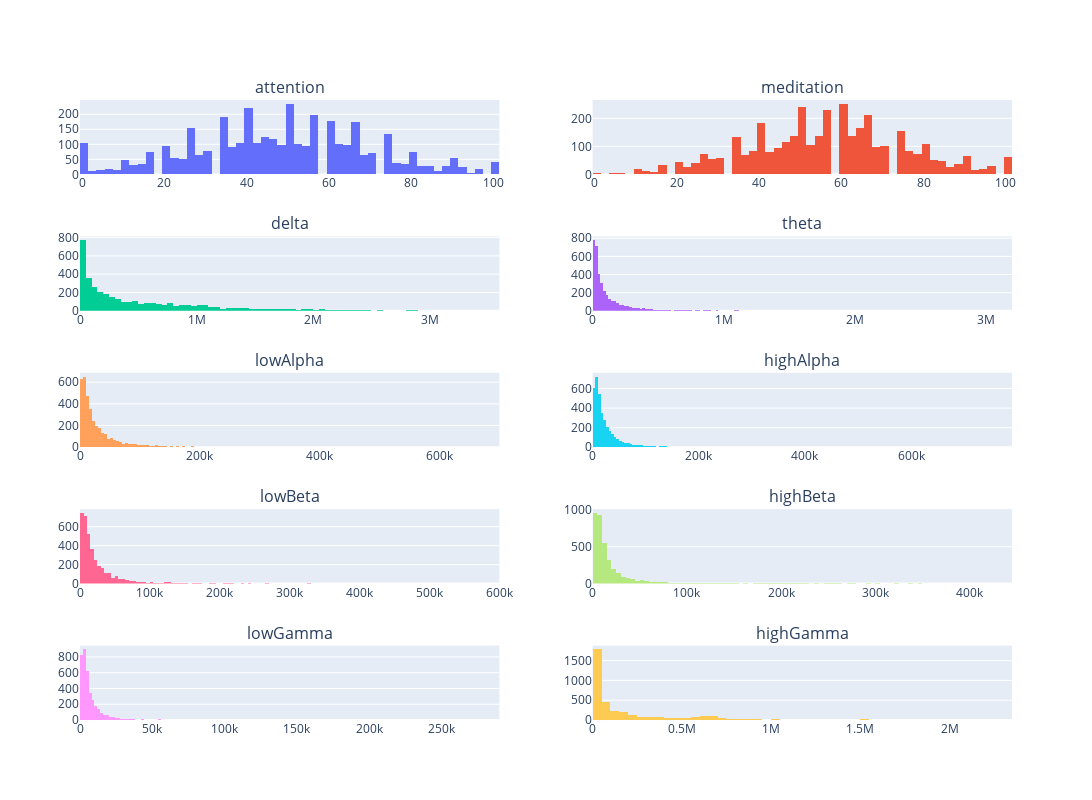

Write notebook code for a chart like this one.
### Markdown cell above
Посмотрим на распределения признаков:

### Code cell
# создаём по таблице график, в котором каждому столбцу соответствует своя гистограмма (подграфик)
n_row = 5 # устанавливаем количество подграфиков в графике по вертикали
n_col = 2 # устанавливаем количество подграфиков в графике по горизонтали
fig = make_subplots(rows=n_row, cols=n_col, subplot_titles=col_list) 
ind = 0
for row in range(1, n_row+1):
    for col in range(1, n_col+1):
        fig.append_trace(go.Histogram(x=data[col_list[ind]]), row, col)
        fig.update_layout(height=800, width=1300)  # указываем высоту и ширину графика
        fig.update_layout(showlegend=False)  # скрываем легенду
        ind += 1

fig.show()

### Figure 1 — Plotly figure (JSON) as saved in the notebook; plotly's stock layout.template omitted (floating-point values rounded to 4 significant figures; data arrays with more than 128 entries replaced by an {"elided": "..."} marker saying what was removed)
{"data": [{"type": "histogram", "x": {"elided": "3735 int values"}, "xaxis": "x", "yaxis": "y"}, {"type": "histogram", "x": {"elided": "3735 int values"}, "xaxis": "x2", "yaxis": "y2"}, {"type": "histogram", "x": {"elided": "3735 int values"}, "xaxis": "x3", "yaxis": "y3"}, {"type": "histogram", "x": {"elided": "3735 int values"}, "xaxis": "x4", "yaxis": "y4"}, {"type": "histogram", "x": {"elided": "3735 int values"}, "xaxis": "x5", "yaxis": "y5"}, {"type": "histogram", "x": {"elided": "3735 int values"}, "xaxis": "x6", "yaxis": "y6"}, {"type": "histogram", "x": {"elided": "3735 int values"}, "xaxis": "x7", "yaxis": "y7"}, {"type": "histogram", "x": {"elided": "3735 int values"}, "xaxis": "x8", "yaxis": "y8"}, {"type": "histogram", "x": {"elided": "3735 int values"}, "xaxis": "x9", "yaxis": "y9"}, {"type": "histogram", "x": {"elided": "3735 int values"}, "xaxis": "x10", "yaxis": "y10"}], "layout": {"annotations": [{"font": {"size": 16}, "showarrow": false, "text": "attention", "x": 0.225, "xanchor": "center", "xref": "paper", "y": 1, "yanchor": "bottom", "yref": "paper"}, {"font": {"size": 16}, "showarrow": false, "text": "meditation", "x": 0.775, "xanchor": "center", "xref": "paper", "y": 1, "yanchor": "bottom", "yref": "paper"}, {"font": {"size": 16}, "showarrow": false, "text": "delta", "x": 0.225, "xanchor": "center", "xref": "paper", "y": 0.78, "yanchor": "bottom", "yref": "paper"}, {"font": {"size": 16}, "showarrow": false, "text": "theta", "x": 0.775, "xanchor": "center", "xref": "paper", "y": 0.78, "yanchor": "bottom", "yref": "paper"}, {"font": {"size": 16}, "showarrow": false, "text": "lowAlpha", "x": 0.225, "xanchor": "center", "xref": "paper", "y": 0.56, "yanchor": "bottom", "yref": "paper"}, {"font": {"size": 16}, "showarrow": false, "text": "highAlpha", "x": 0.775, "xanchor": "center", "xref": "paper", "y": 0.56, "yanchor": "bottom", "yref": "paper"}, {"font": {"size": 16}, "showarrow": false, "text": "lowBeta", "x": 0.225, "xanchor": "center", "xref": "paper", "y": 0.34, "yanchor": "bottom", "yref": "paper"}, {"font": {"size": 16}, "showarrow": false, "text": "highBeta", "x": 0.775, "xanchor": "center", "xref": "paper", "y": 0.34, "yanchor": "bottom", "yref": "paper"}, {"font": {"size": 16}, "showarrow": false, "text": "lowGamma", "x": 0.225, "xanchor": "center", "xref": "paper", "y": 0.12, "yanchor": "bottom", "yref": "paper"}, {"font": {"size": 16}, "showarrow": false, "text": "highGamma", "x": 0.775, "xanchor": "center", "xref": "paper", "y": 0.12, "yanchor": "bottom", "yref": "paper"}], "height": 800, "showlegend": false, "width": 1300, "xaxis": {"anchor": "y", "domain": [0, 0.45]}, "xaxis10": {"anchor": "y10", "domain": [0.55, 1]}, "xaxis2": {"anchor": "y2", "domain": [0.55, 1]}, "xaxis3": {"anchor": "y3", "domain": [0, 0.45]}, "xaxis4": {"anchor": "y4", "domain": [0.55, 1]}, "xaxis5": {"anchor": "y5", "domain": [0, 0.45]}, "xaxis6": {"anchor": "y6", "domain": [0.55, 1]}, "xaxis7": {"anchor": "y7", "domain": [0, 0.45]}, "xaxis8": {"anchor": "y8", "domain": [0.55, 1]}, "xaxis9": {"anchor": "y9", "domain": [0, 0.45]}, "yaxis": {"anchor": "x", "domain": [0.88, 1]}, "yaxis10": {"anchor": "x10", "domain": [0, 0.12]}, "yaxis2": {"anchor": "x2", "domain": [0.88, 1]}, "yaxis3": {"anchor": "x3", "domain": [0.66, 0.78]}, "yaxis4": {"anchor": "x4", "domain": [0.66, 0.78]}, "yaxis5": {"anchor": "x5", "domain": [0.44, 0.56]}, "yaxis6": {"anchor": "x6", "domain": [0.44, 0.56]}, "yaxis7": {"anchor": "x7", "domain": [0.22, 0.34]}, "yaxis8": {"anchor": "x8", "domain": [0.22, 0.34]}, "yaxis9": {"anchor": "x9", "domain": [0, 0.12]}}}
